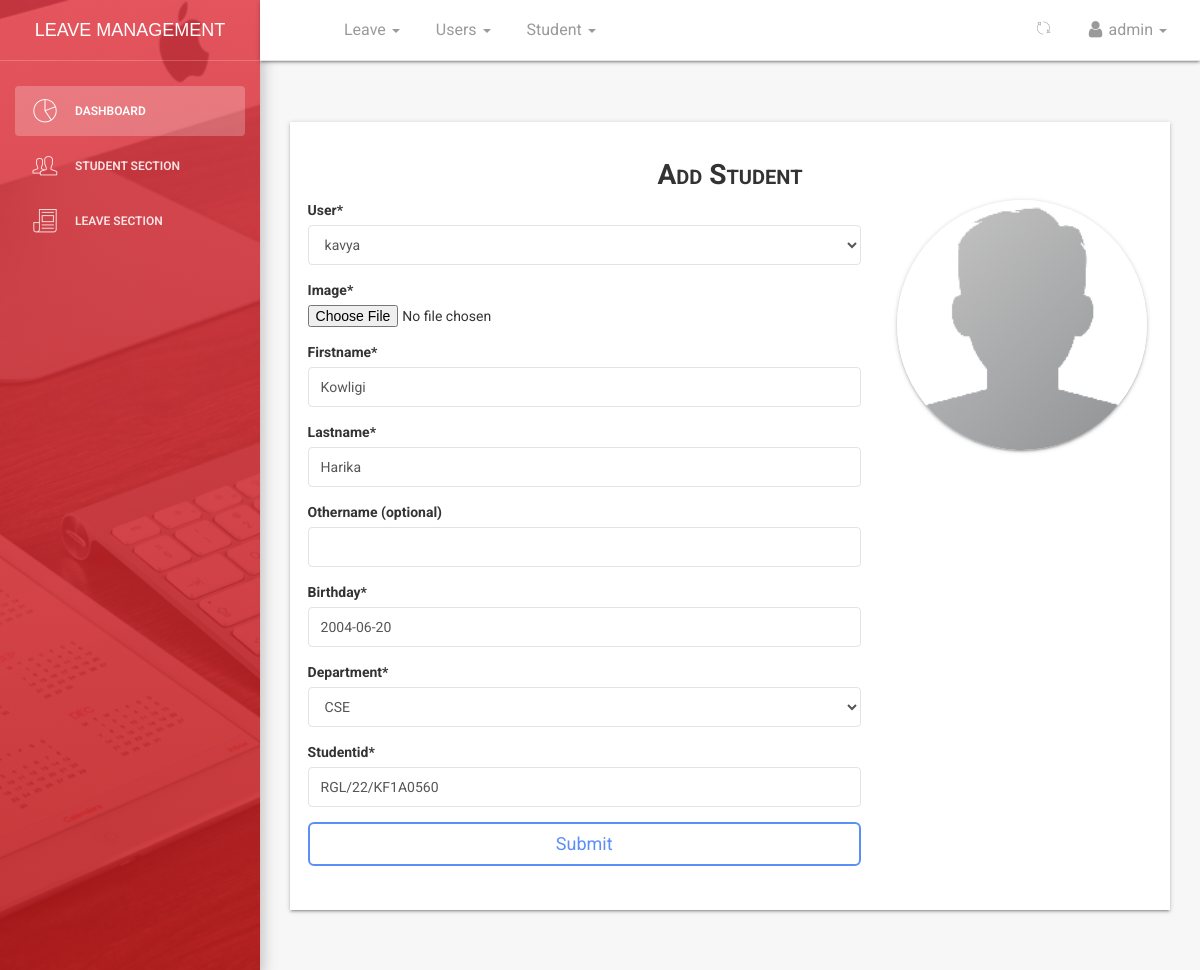
The page /dashboard/student/profile/edit/2/ (signed in) on the database its author committed.
### student/models.py (models this page shows, shortened)
class Student(models.Model):
    MALE = 'male'
    FEMALE = 'female'
    OTHER = 'other'
    NOT_KNOWN = 'Not Known'
    GENDER = (
    (MALE,'Male'),
    (FEMALE,'Female'),
    (OTHER,'Other'),
    (NOT_KNOWN,'Not Known'),
    )
    user = models.ForeignKey(User,on_delete=models.CASCADE,default=1)
    image = models.FileField(_('Profile Image'),upload_to='profiles',default='default.png',blank=True,null=True,help_text='upload image size less than 2.0MB')#work on path username-date/image
    firstname = models.CharField(_('Firstname'),max_length=125,null=False,blank=False)
    lastname = models.CharField(_('Lastname'),max_length=125,null=False,blank=False)
    othername = models.CharField(_('Othername (optional)'),max_length=125,null=True,blank=True)
    birthday = models.DateField(_('Birthday'),blank=False,null=False)
    department =  models.ForeignKey(Department,verbose_name =_('Department'),on_delete=models.SET_NULL,null=True,default=None)
    studentid = models.CharField(_('Student ID Number'),max_length=10,null=True,blank=True)
    is_blocked = models.BooleanField(_('Is Blocked'),help_text='button to toggle employee block and unblock',default=False)
    is_deleted = models.BooleanField(_('Is Deleted'),help_text='button to toggle employee deleted and undelete',default=False)
    created = models.DateTimeField(verbose_name=_('Created'),auto_now_add=True,null=True)
    updated = models.DateTimeField(verbose_name=_('Updated'),auto_now=True,null=True)
    objects = Studentmanager()
    class Meta:
        verbose_name = _('Student')
        verbose_name_plural = _('Students')
        ordering = ['-created']
    @property
    def get_full_name(self):
        fullname = ''
        firstname = self.firstname
        lastname = self.lastname
        othername = self.othername
        if (firstname and lastname) or othername is None:
            fullname = firstname +' '+ lastname
            return fullname
        elif othername:
            fullname = firstname + ' '+ lastname +' '+othername
            return fullname
        return

### dashboard/views.py (the view, shortened to what this page needs)
# urls.py: path('student/profile/edit/<int:id>/',views.student_edit_data,name='edit'),
def student_edit_data(request,id):
	if not (request.user.is_authenticated and request.user.is_superuser and request.user.is_staff):
		return redirect('/')
	student = get_object_or_404(Student, id = id)
	dataset = dict()
	form = StudentCreateForm(request.POST or None,request.FILES or None,instance = student)
	dataset['form'] = form
	dataset['title'] = 'edit - {0}'.format(student.get_full_name)
	return render(request,'dashboard/student_create.html',dataset)

### student/forms.py
class StudentCreateForm(forms.ModelForm):
	studentid = forms.CharField(widget=forms.TextInput(attrs={}))
	image = forms.ImageField(widget=forms.FileInput(attrs={'onchange':'previewImage(this);'}))
	class Meta:
		model = Student
		exclude = ['is_blocked','is_deleted','created','updated']
		widgets = {
				'bio':forms.Textarea(attrs={'cols':5,'rows':5})
		}

### student/models.py (called while the page is built)
    def __str__(self):
        return self.name

### student/wardens.py (called while the page is built)
    def get_queryset(self):
        return super().get_queryset().filter(is_deleted=False)

### templates/dashboard/student_create.html (shortened to what this page needs)
{% extends '_layout.html' %}
{% load static %}
{% load crispy_forms_tags %}
 {% block navheader %}
    {% include 'includes/navheader_student_app.html' %}
 {% endblock %}
 {% block content %}
        <section class="content">
            <section class="container-fluid">
                    <section class="row">
                        <section class="col col-sm-8 offset-sm-2">
                        </section>
                    </section>
                <section class="form-wrapper">
                    <section class="row">
                        <section class="col-lg-12 col-md-12 col-sm-12 text-center">
                            <h3 class="title-h3">Add Student</h3>
                        </section>
                    </section>
                    <section class="row">
                        <section class="col-lg-8 col-md-12 col-sm-12">
                            <form action="" method="POST" enctype="multipart/form-data">
                                {{form | crispy }}
                                <button type="submit" class="btn btn-primary btn-lg btn-block">Submit</button>
                            </form>
                        </section>
                        <section  class="col-lg-4 col-md-12 col-sm-12 text-center">
                            <section class="prev-holder">
                                <img src="{% static 'img/default-avatar.png' %}" alt="" id='temp-preview-image' class="prev-avatar" />
                            </section>
                        </section>
                    </section>
                </section>
            </section>
        </section>
 {% endblock %}

### templates/includes/navheader_student_app.html (shortened to what this page needs)
 {% load static %}
 <nav class="navbar navbar-default navbar-fixed shadow">
            <div class="container-fluid">
                <div class="collapse navbar-collapse">
                    <ul class="nav navbar-nav navbar-left">
                        <li>
                            <a href="" class="dropdown-toggle" data-toggle="dropdown">
                            </a>
                        </li>
                        <li class="dropdown">
                        <a href="" class="dropdown-toggle" data-toggle="dropdown">
                                    <p>
                                        Leave
                                        <b class="caret"></b>
                                    </p>
                              </a>
                        </li>
                        {% if request.user.is_superuser and request.user.is_staff %}
                        <li class="dropdown">
                              <a href="" class="dropdown-toggle" data-toggle="dropdown">
                                    <p>
                                        Users
                                        <b class="caret"></b>
                                    </p>
                              </a>
                        </li>
                        {% endif %}
                        {% if request.user.is_superuser and request.user.is_staff %}
                        <li class="dropdown">
                              <a href="" class="dropdown-toggle" data-toggle="dropdown">
                                    <p>
                                        Student
                                        <b class="caret"></b>
                                    </p>
                              </a>
                        </li>
                        {% endif %}
                    </ul>
                    <ul class="nav navbar-nav navbar-right">
                        <li class="dropdown">
                              <a href="" class="dropdown-toggle refresh-page" data-toggle="dropdown" title="Refresh Current Page">
                                    <i class="pe-7s-refresh-2"></i>
                              </a>
                        </li>
                        <li class="dropdown">
                              <a href="" class="dropdown-toggle" data-toggle="dropdown">
                                    <p>
                                        <i class="fa fa-user"></i> {{ request.user}}
                                        <b class="caret"></b>
                                    </p>
                              </a>
                        </li>
                    </ul>
                </div>
            </div>
        </nav>

### rows shown on the page
Student: user "kavya", firstname "Kowligi", lastname "Harika", birthday "2004-06-20", department "CSE", studentid "RGL/22/KF1A0560"

### other values the page prints
{{ request.user }} "admin"
